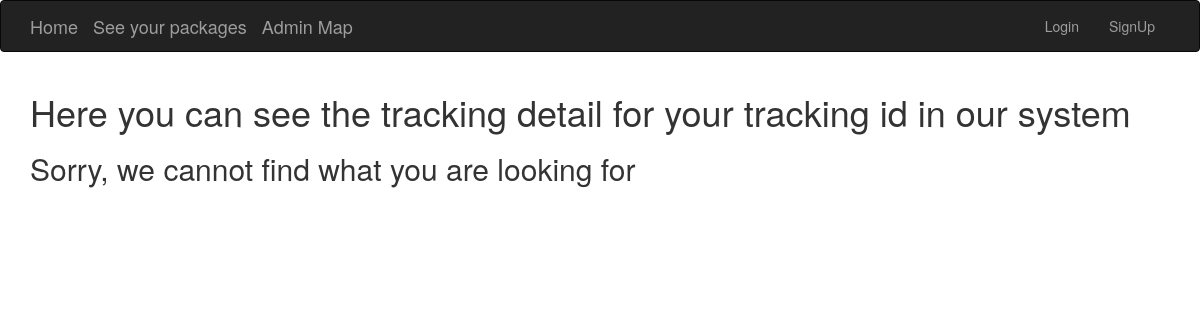
The page /apps/tracking_detail/210 on the database as committed earlier.
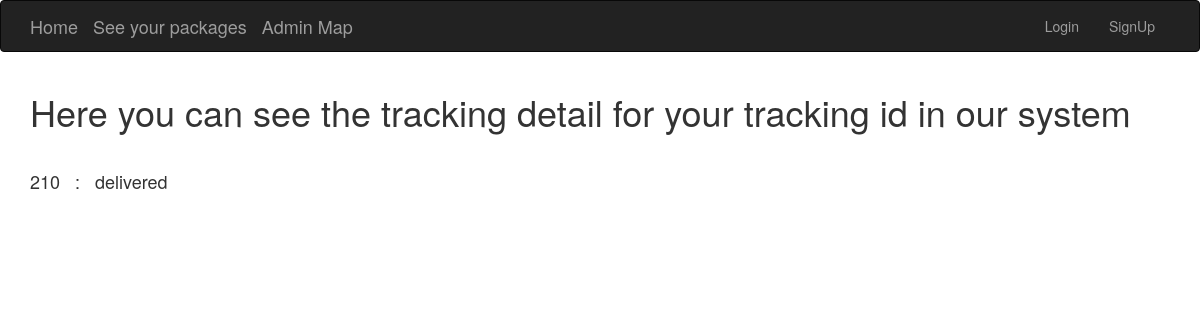
The same page on the database as committed later.
### apps/models.py (models this page shows, shortened)
class Tracking(models.Model):
    tracking_id = models.IntegerField(default=0)
    trunk_id = models.IntegerField(blank=True, null=True)
    to_x = models.IntegerField(blank=True, null=True)
    to_y = models.IntegerField(blank=True, null=True)
    finished = models.BooleanField(default=False)
    assigned_trunk = models.BooleanField(default=False)
    is_prime = models.BooleanField(default=False)
    warehouse_id = models.IntegerField(default=0)
    user = models.ForeignKey(User, blank=True, null=True, on_delete=models.CASCADE, related_name="trackings")

### apps/views.py (the view)
# urls.py: url(r'^tracking_detail/(?P<key>[0-9]+)', views.tracking_detail, name='tracking_detail'),
def tracking_detail(request, key):
    if not Tracking.objects.filter(tracking_id=int(key)).exists():
        return render(request, "apps/tracking_detail.html", {"message":"cannot find the tracking id in our system", "not_found":"true"})
    tracking = Tracking.objects.get(tracking_id=int(key))
    tracking.strStatus = getStatus(tracking)
    return render(request, "apps/tracking_detail.html", {"tracking":tracking})

### apps/views.py (called while the page is built)
def getStatus(tracking):
    if tracking.finished:
        return "delivered"
    elif not tracking.assigned_trunk:
        return "created"
    else:
        return intToStatus(Trunk.objects.get(trunk_id=tracking.trunk_id).status)

### apps/templates/apps/tracking_detail.html
{% extends 'base.html' %}
{% block content %}
<h1>Here you can see the tracking detail for your tracking id in our system</h1>
{% if not_found %}
<h2>Sorry, we cannot find what you are looking for</h2>
{% else %}
<br/>
<h4>{{tracking.tracking_id}} &nbsp&nbsp: &nbsp&nbsp{{tracking.strStatus}}</h4>
{% endif %}
{% endblock %}

Rows that differ between the two databases and show on the page:
added Tracking: tracking_id "210", strStatus "delivered"
Other text that changed with them:
text no longer shown: "Sorry, we cannot find what you are looking for"
